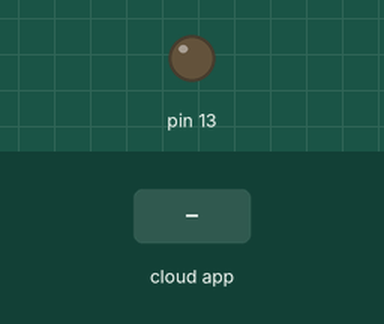
Recording of a sketch running on a simulated Arduino Uno, built with avr-gcc and run on an emulated ATmega328P. Shown: output pins drawn as LEDs (lit = HIGH). Inputs (shaded band) come from the test bench. The ROS host is connected and sends only what is stated.

Above: at 1.2 s.
1.3 s: the phone or cloud app sets setLed to 1
At 2.3 s:
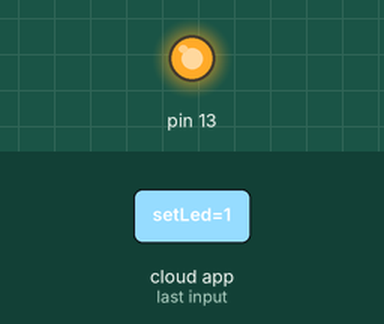
2.8 s: the phone or cloud app sets setLed to 0
At 3.4 s:
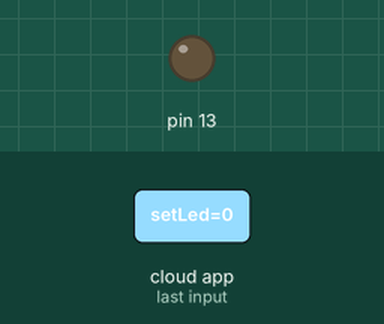
Timing chart, 0 to 5.8 s (numbered marks = the images above; inputs shaded):
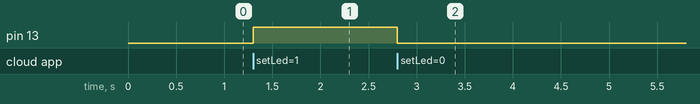

Measured:
- after the input at 1.3 s, pin 13: LOW → HIGH at once
- after the input at 2.8 s, pin 13: HIGH → LOW at once

The sketch:

rosBlink.ino
```cpp
/*
   rosserial Subscriber Example
   turn an LED on/off callback

   on terminal#1: roscore
   on terminal#2: rosrun rosserial_python serial_node.py /dev/ttyUSB0

   // send message to the arduino via topic "setLED"
   on terminal#3: rostopic pub setLED std_msgs/Empty --once ..or
                  rostopic pub setLED std_msgs/UInt8 0 --once ..or
                  python talker.py 1, python talker.py 0

   // to see what's arduino published
   rostopic echo chatter ..or
   python listener.py
*/


#include <ros.h>
#include <std_msgs/Empty.h> // no parameter message
#include <std_msgs/UInt8.h> // also UInt16.h,
#include <std_msgs/String.h>

std_msgs::String str_msg;
std_msgs::UInt8 int_msg;

ros::NodeHandle  nh;

ros::Publisher pub("ArduinoMsg", &int_msg);

void messageCb( const std_msgs::UInt8& msg) {

  // set the led state
  if (msg.data == 1) {
    digitalWrite(13, HIGH);
    int val = analogRead(0);
    delay(10);
    val = 1;
    int_msg.data = val;
    pub.publish( &int_msg );

    //str_msg.data = "led is on";
    //pub.publish( &str_msg );

  }

  if (msg.data == 0) {
    digitalWrite(13, LOW);
    int val = 0;
    int_msg.data = val;
    pub.publish( &int_msg );

    //str_msg.data = "led is off";
    //pub.publish( &str_msg );
  }
}

ros::Subscriber<std_msgs::UInt8> sub("setLed", &messageCb );

void setup()
{
  pinMode(13, OUTPUT);
  nh.initNode();
  nh.subscribe(sub);
  nh.advertise(pub);
}

void loop()
{
  nh.spinOnce();
  delay(1); // 1
}
```
